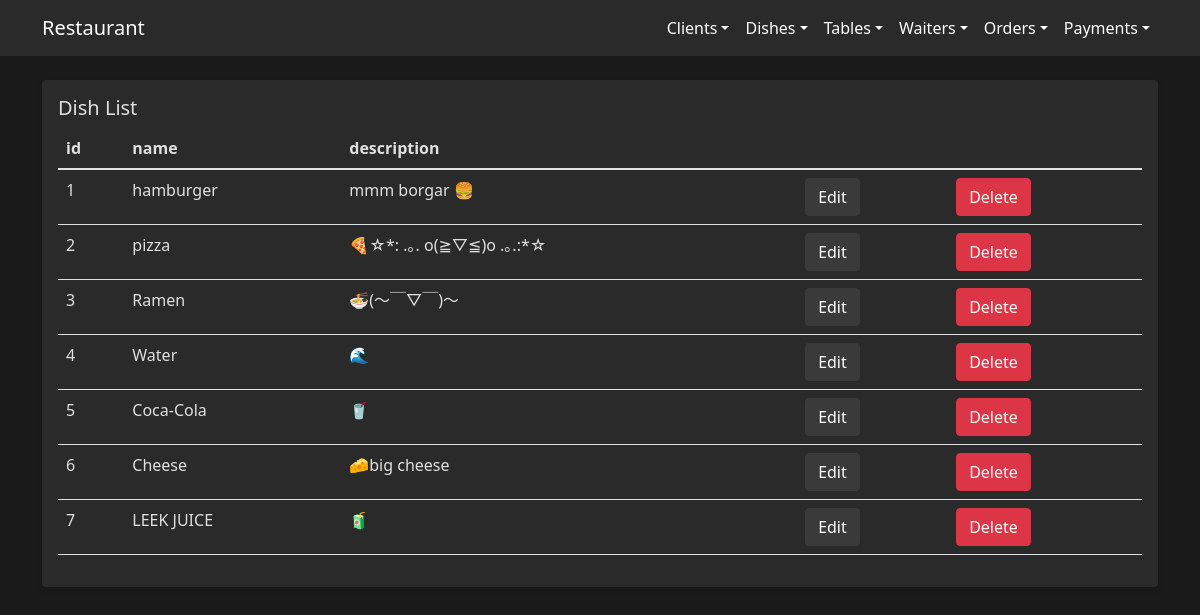
/orders/dishes/, run on the app's committed database.
### orders/models/dish.py (models this page shows, shortened)
class Dish(models.Model):
  name = models.CharField(max_length=50)
  description = models.TextField(blank=True)

### orders/views/dish_views.py (the view)
# urls.py: path('dishes/', views.dish_list, name='dish_list'),
def dish_list(request):
  dishes = Dish.objects.all()
  return render(request, 'dishes/list.html', {'dishes': dishes})

### templates/dishes/list.html (shortened to what this page needs)
{% extends "../base.html" %}
{% block content %}
<div class="card">
	<div class="card-body">
		<h5 class="card-title">Dish List</h5>
		<table class="table">
			<thead>
				<tr>
					<th>id</th>
					<th>name</th>
					<th>description</th>
					<th></th>
					<th></th>
				</tr>
			</thead>
			<tbody>
				{% for dish in dishes %}
				<tr>
					<td>{{ dish.id }}</td>
					<td>{{ dish.name }}</td>
					<td>{{ dish.description }}</td>
					<td><a class="btn btn-primary" href="{% url "dish_edit" dish.id %}">Edit</a></td>
					<td>
						<form method="post" action="{% url "dish_delete" dish.id %}" onsubmit="return confirm('Delete {{ dish.name }}?')">
							<button class="btn btn-danger">Delete</button>
						</form>
					</td>
				</tr>
				{% endfor %}
			</tbody>
		</table>
	</div>
</div>
{% endblock %}

### templates/base.html (shortened to what this page needs)
<!DOCTYPE html>
<html lang="en">
<head>
	<link href="https://cdn.jsdelivr.net/npm/bootstrap@5.1.3/dist/css/bootstrap.min.css" rel="stylesheet">
</head>
<body>
	<nav class="navbar navbar-expand-lg navbar-dark mb-4">
		<div class="container">
			<a class="navbar-brand" href="{% url 'index' %}">Restaurant</a>
			<div class="collapse navbar-collapse" id="navbarNav">
				<ul class="navbar-nav ms-auto">
					<li class="nav-item dropdown">
						<a class="nav-link dropdown-toggle" href="#" id="navbarDropdown" role="button" data-bs-toggle="dropdown" aria-expanded="false">Clients</a>
					</li>
					<li class="nav-item dropdown">
						<a class="nav-link dropdown-toggle" href="#" id="navbarDropdown" role="button" data-bs-toggle="dropdown"
							aria-expanded="false">Dishes</a>
					</li>
					<li class="nav-item dropdown">
						<a class="nav-link dropdown-toggle" href="#" id="navbarDropdown" role="button" data-bs-toggle="dropdown"
							aria-expanded="false">Tables</a>
					</li>
					<li class="nav-item dropdown">
						<a class="nav-link dropdown-toggle" href="#" id="navbarDropdown" role="button" data-bs-toggle="dropdown"
							aria-expanded="false">Waiters</a>
					</li>
					<li class="nav-item dropdown">
						<a class="nav-link dropdown-toggle" href="#" id="navbarDropdown" role="button" data-bs-toggle="dropdown"
							aria-expanded="false">Orders</a>
					</li>
					<li class="nav-item dropdown">
						<a class="nav-link dropdown-toggle" href="#" id="navbarDropdown" role="button" data-bs-toggle="dropdown"
							aria-expanded="false">Payments</a>
					</li>
				</ul>
			</div>
		</div>
	</nav>
	<div class="container">
		{% block content %}
		{% endblock %}
	</div>
</body>
</html>

### templates/base.html (style rules this page uses)
body { background-color: #1a1a1a; }
thead, tbody, body { color: #e0e0e0;; }
.navbar { background-color: #2a2a2a; }
.navbar-brand, .nav-link { color: #ffffff !important; }
.card { background-color: #2a2a2a; border: none; box-shadow: 0 4px 6px rgba(0, 0, 0, 0.1); }
.btn-primary { background-color: #3a3a3a; border-color: #3a3a3a; }

### data on the page
Dish: id "1", name "hamburger", description "mmm borgar 🍔"
Dish: id "2", name "pizza", description "🍕☆*: .｡. o(≧▽≦)o .｡.:*☆"
Dish: id "3", name "Ramen", description "🍜(～￣▽￣)～"
Dish: id "4", name "Water", description "🌊"
Dish: id "5", name "Coca-Cola", description "🥤"
Dish: id "6", name "Cheese", description "🧀big cheese"
Dish: id "7", name "LEEK JUICE", description "🧃"
